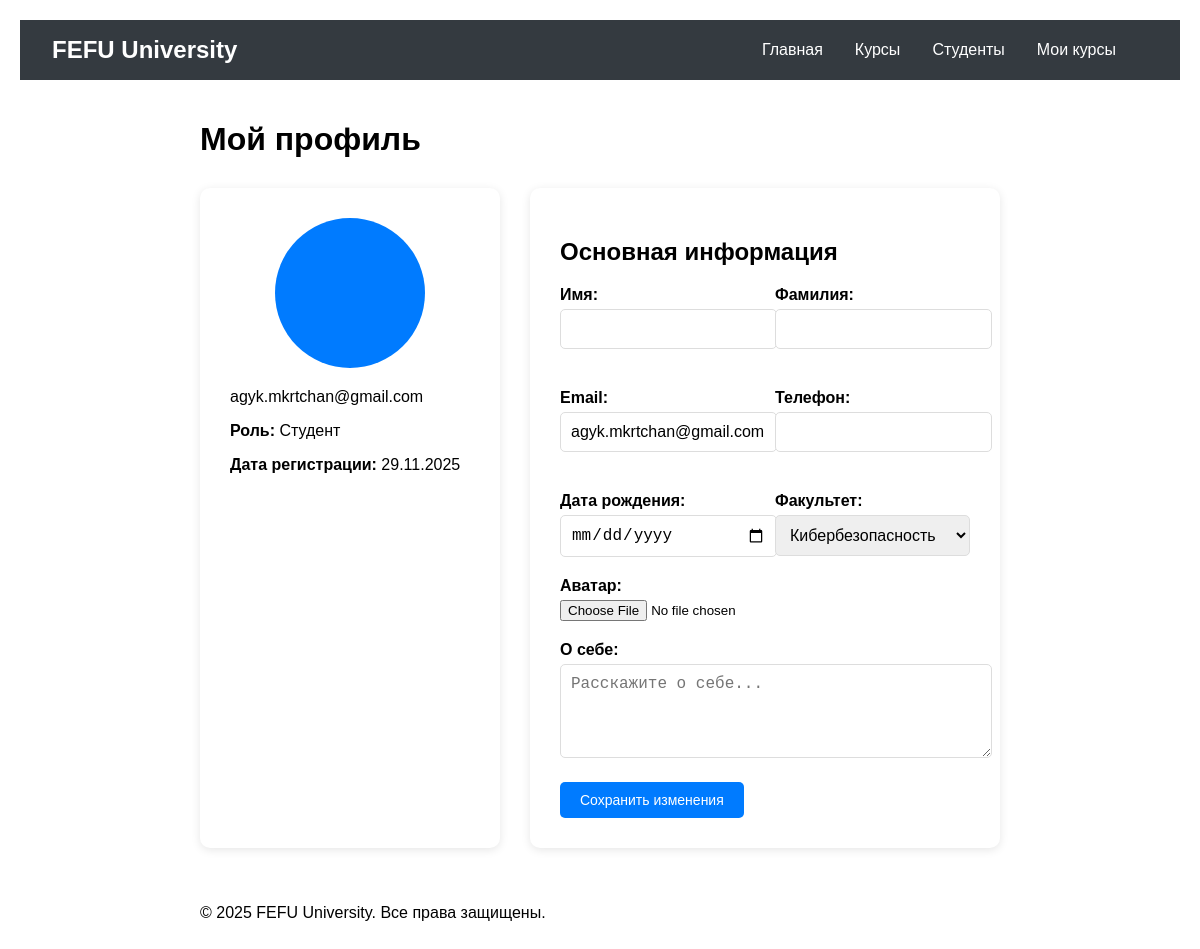
/profile/ (signed in), run on the app's committed database.
### fefu_lab/models.py (models this page shows, shortened)
class Student(models.Model):
    ROLE_CHOICES = [
        ('STUDENT', 'Студент'),
        ('TEACHER', 'Преподаватель'),
        ('ADMIN', 'Администратор'),
    ]
    FACULTY_CHOICES = [
        ('CS', 'Кибербезопасность'),
        ('SE', 'Программная инженерия'),
        ('IT', 'Информационные технологии'),
        ('DS', 'Наука о данных'),
        ('WEB', 'Веб-технологии'),
    ]
    user = models.OneToOneField(
        User,
        on_delete=models.CASCADE,
        related_name='student_profile',
        verbose_name='Пользователь',
        null=True,
        blank=True
    )
    first_name = models.CharField(
        max_length=100,
        verbose_name='Имя'
    )
    last_name = models.CharField(
        max_length=100,
        verbose_name='Фамилия'
    )
    email = models.EmailField(
        unique=True,
        verbose_name='Электронная почта'
    )
    birth_date = models.DateField(
        null=True,
        blank=True,
        verbose_name='Дата рождения'
    )
    faculty = models.CharField(
        max_length=3,
        choices=FACULTY_CHOICES,
        default='CS',
        verbose_name='Факультет'
    )
    phone = models.CharField(
        max_length=20,
        blank=True,
        verbose_name='Телефон'
    )
    avatar = models.ImageField(
        upload_to=user_avatar_path,
        blank=True,
        null=True,
        verbose_name='Аватар'
    )
    bio = models.TextField(
        blank=True,
        verbose_name='О себе'
    )
    role = models.CharField(
        max_length=10,
        choices=ROLE_CHOICES,
        default='STUDENT',
        verbose_name='Роль'
    )
    created_at = models.DateTimeField(
        auto_now_add=True,
        verbose_name='Дата создания'
    )
    class Meta:
        verbose_name = 'Профиль студента'
        verbose_name_plural = 'Профили студентов'
        ordering = ['last_name', 'first_name']

### fefu_lab/views.py (the view)
# urls.py: path('profile/', views.profile_view, name='profile'),
@login_required
def profile_view(request):
    student_profile, created = Student.objects.get_or_create(
        user=request.user,
        defaults={
            'first_name': request.user.first_name,
            'last_name': request.user.last_name,
            'email': request.user.email,
            'role': 'STUDENT'
        }
    )
    if request.method == 'POST':
        user_form = UserUpdateForm(request.POST, instance=request.user)
        profile_form = StudentProfileForm(request.POST, request.FILES, instance=student_profile)
        if user_form.is_valid() and profile_form.is_valid():
            user_form.save()
            profile_form.save()
            messages.success(request, 'Профиль успешно обновлен!')
            return redirect('profile')
    else:
        user_form = UserUpdateForm(instance=request.user)
        profile_form = StudentProfileForm(instance=student_profile)
    return render(request, 'fefu_lab/registration/profile.html', {
        'user_form': user_form,
        'profile_form': profile_form,
        'title': 'Мой профиль'
    })

### fefu_lab/forms.py
class UserUpdateForm(forms.ModelForm):
    class Meta:
        model = User
        fields = ['first_name', 'last_name', 'email']
        widgets = {
            'first_name': forms.TextInput(attrs={'class': 'form-control'}),
            'last_name': forms.TextInput(attrs={'class': 'form-control'}),
            'email': forms.EmailInput(attrs={'class': 'form-control'}),
        }

class StudentProfileForm(forms.ModelForm):
    class Meta:
        model = Student
        fields = ['phone', 'birth_date', 'faculty', 'bio', 'avatar']
        widgets = {
            'phone': forms.TextInput(attrs={'class': 'form-control'}),
            'birth_date': forms.DateInput(attrs={
                'type': 'date',
                'class': 'form-control'
            }),
            'faculty': forms.Select(attrs={'class': 'form-control'}),
            'bio': forms.Textarea(attrs={
                'class': 'form-control',
                'rows': 4,
                'placeholder': 'Расскажите о себе...'
            }),
        }

### fefu_lab/templates/fefu_lab/registration/profile.html (shortened to what this page needs)
{% extends "fefu_lab/base.html" %}
{% block content %}
<div class="container">
    <h1>Мой профиль</h1>
    <div class="profile-container">
        <div class="profile-sidebar">
            <div class="avatar-section">
                {% if profile_form.instance.avatar %}
                    <img src="{{ profile_form.instance.avatar.url }}" alt="Аватар" class="avatar">
                {% else %}
                    <div class="avatar-placeholder">
                    </div>
                {% endif %}
            </div>
            <div class="profile-info">
                <p>{{ user.email }}</p>
                <p><strong>Роль:</strong> {{ profile_form.instance.get_role_display }}</p>
                <p><strong>Дата регистрации:</strong> {{ profile_form.instance.created_at|date:"d.m.Y" }}</p>
            </div>
        </div>
        <div class="profile-content">
            <form method="post" enctype="multipart/form-data">
                <h2>Основная информация</h2>
                <div class="form-grid">
                    <div class="form-group">
                        <label for="{{ user_form.first_name.id_for_label }}">Имя:</label>
                        {{ user_form.first_name }}
                    </div>
                    <div class="form-group">
                        <label for="{{ user_form.last_name.id_for_label }}">Фамилия:</label>
                        {{ user_form.last_name }}
                    </div>
                    <div class="form-group">
                        <label for="{{ user_form.email.id_for_label }}">Email:</label>
                        {{ user_form.email }}
                    </div>
                    <div class="form-group">
                        <label for="{{ profile_form.phone.id_for_label }}">Телефон:</label>
                        {{ profile_form.phone }}
                    </div>
                    <div class="form-group">
                        <label for="{{ profile_form.birth_date.id_for_label }}">Дата рождения:</label>
                        {{ profile_form.birth_date }}
                    </div>
                    <div class="form-group">
                        <label for="{{ profile_form.faculty.id_for_label }}">Факультет:</label>
                        {{ profile_form.faculty }}
                    </div>
                </div>
                <div class="form-group">
                    <label for="{{ profile_form.avatar.id_for_label }}">Аватар:</label>
                    {{ profile_form.avatar }}
                </div>
                <div class="form-group">
                    <label for="{{ profile_form.bio.id_for_label }}">О себе:</label>
                    {{ profile_form.bio }}
                </div>
                <button type="submit" class="btn btn-primary">Сохранить изменения</button>
            </form>
        </div>
    </div>
</div>
{% endblock %}

### fefu_lab/css/style.css (style rules this page uses)
body { font-family: Arial, sans-serif; margin: 20px; }
.form-group { margin-bottom: 15px; }
button { padding: 10px; background: blue; color: white; border: none; cursor: pointer; }
.form-group { margin-bottom: 20px; }
.form-group label { display: block; margin-bottom: 5px; font-weight: bold; }
.form-control { width: 100%; padding: 10px; border: 1px solid #ddd; border-radius: 5px; font-size: 16px; }
.btn { background: #007bff; color: white; padding: 12px 24px; border: none; border-radius: 5px; cursor: pointer; font-size: 16px; text-decoration: none; display: inline-block; }
.container { max-width: 800px; margin: 0 auto; padding: 20px; }
.profile-container { display: grid; grid-template-columns: 300px 1fr; gap: 30px; margin-top: 30px; }
.profile-sidebar { background: white; padding: 30px; border-radius: 10px; box-shadow: 0 2px 10px rgba(0,0,0,0.1); }
.avatar-section { text-align: center; margin-bottom: 20px; }
.avatar-placeholder { width: 150px; height: 150px; border-radius: 50%; background: #007bff; color: white; display: flex; align-items: center; justify-content: center; font-size: 2em; font-weight: bold; margin: 0 auto; }
.profile-content { background: white; padding: 30px; border-radius: 10px; box-shadow: 0 2px 10px rgba(0,0,0,0.1); }
.form-grid { display: grid; grid-template-columns: 1fr 1fr; gap: 20px; }
.btn { display: inline-block; padding: 10px 20px; background: #007bff; color: white; text-decoration: none; border-radius: 5px; border: none; cursor: pointer; font-size: 14px; transition: background 0.3s; }
.btn-primary { background: #007bff; }

### data on the page
Student: instance.role "Студент", instance.created_at "29.11.2025", faculty "Кибербезопасность"

### other printed values
{{ user.email }} "agyk.mkrtchan@gmail.com"
